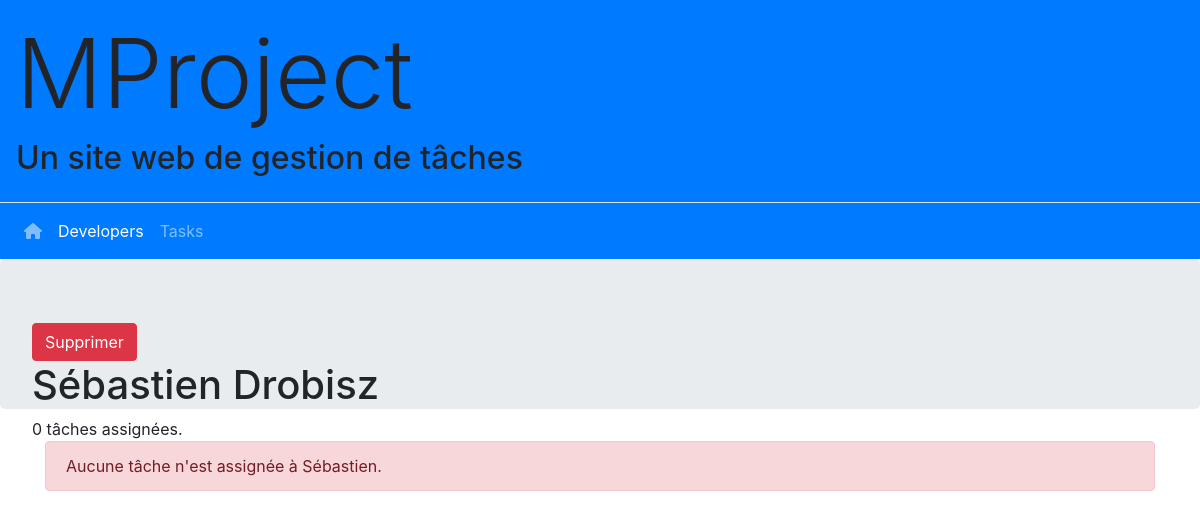
/developer/2, run on an earlier commit of the app's database.
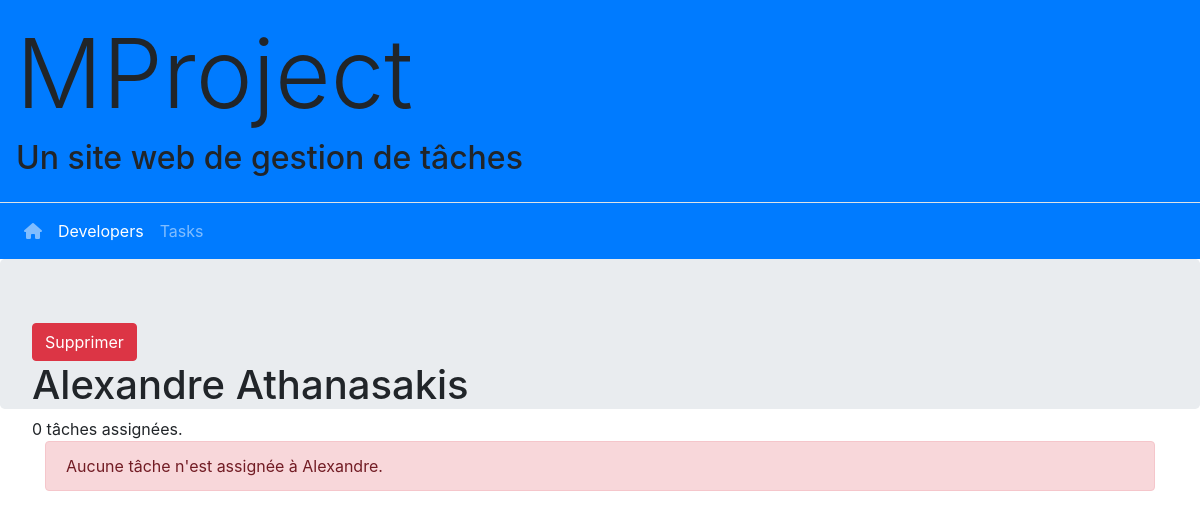
And on a later commit of the database.
### developer/models.py (models this page shows, shortened)
class Developer(models.Model):
    first_name = models.CharField("first name", max_length=200)
    last_name = models.CharField(max_length=200)
    user_name = models.CharField(max_length=50)
    def is_free(self):
        return self.tasks.count() == 0

### developer/views.py (the view)
# urls.py: path('<int:pk>', DevDetailVue.as_view(), name='detail'),
class DevDetailVue(DetailView):
    model = Developer
    template_name = 'developer/detail.html'

### developer/templates/developer/detail.html (shortened to what this page needs)
{% extends "_base.html" %}
{% block content %}
<div class="jumbotron" style="height:150px">
    <form action="{% url 'developer:delete' developer.id %}" method="POST">
        <button type="submit" class="btn btn-danger">Supprimer</button>
    </form>
    <h1>{{ developer.first_name }} {{ developer.last_name }} </h1>
    <p>{{ developer.tasks.all|length }}
        tâche{{developer.tasks.all|length|pluralize}}
        assignée{{developer.tasks.all|length|pluralize}}.</p>
</div>
<div class="container-sm">
    {% if not developer.is_free %}
    <ul class="list-group">
        {% for task in developer.tasks.all %}
        <li class="list-group-item">
            <strong>{{ task.title }}!</strong> {{ task.description }}
        </li>
        {% endfor %}
    </ul>
    {% else %}
    <div class="alert alert-danger">
        Aucune tâche n'est assignée à {{ developer.first_name }}.
    </div>
    {% endif %}
</div>
{% endblock content %}

What changed in the data, as far as the page shows it:
changed Developer: first_name "Sébastien" → "Alexandre"; last_name "Drobisz" → "Athanasakis"
